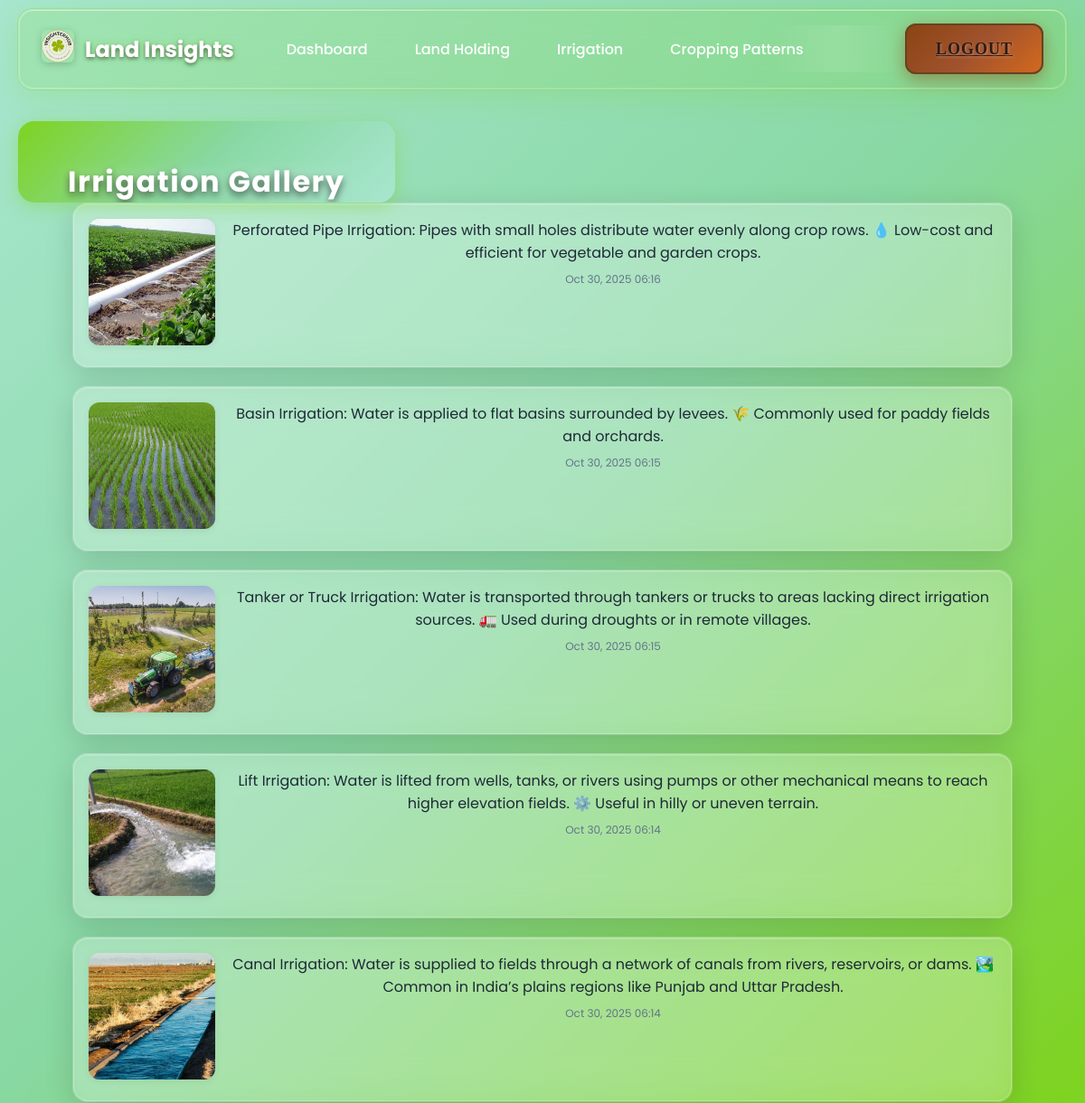
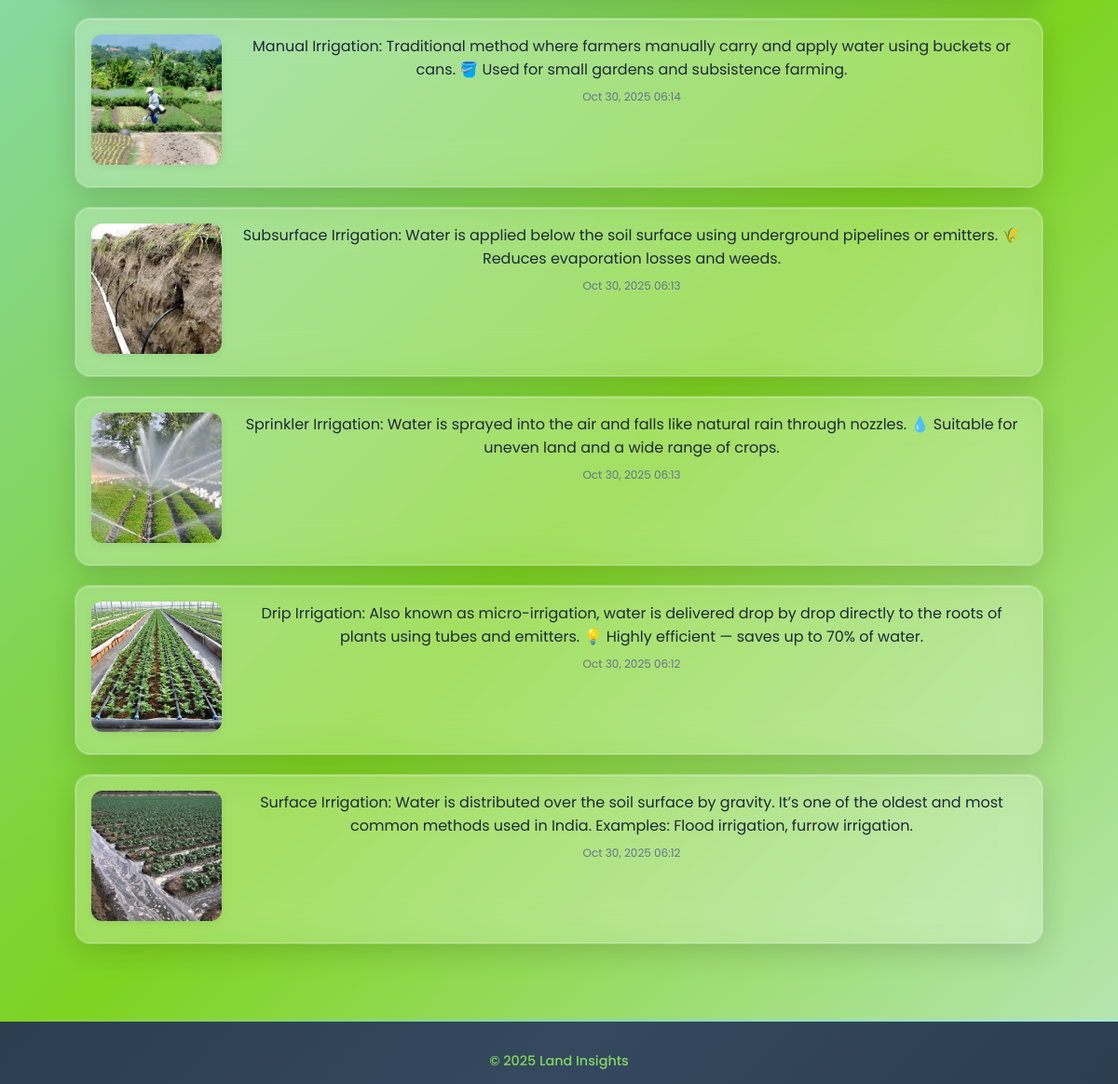
Screenshot of /irrigation/gallery/ with the database file from the repository (2 pictures, top to bottom).
### core/models.py (models this page shows, shortened)
class GalleryItem(models.Model):
    CATEGORY_CHOICES = [
        ("holding", "Land Holding"),
        ("irrigation", "Irrigation"),
        ("cropping", "Cropping"),
    ]
    category = models.CharField(max_length=20, choices=CATEGORY_CHOICES)
    image = models.FileField(upload_to='gallery/')
    description = models.TextField(blank=True)
    created_at = models.DateTimeField(auto_now_add=True)

### core/views.py (the view)
# urls.py: path('<str:category>/gallery/', gallery_view, name='gallery'),
def gallery_view(request, category: str):
    if category not in CATEGORY_TO_TITLE:
        return redirect('index')
    items = GalleryItem.objects.filter(category=category).order_by('-created_at')
    select_mode = request.GET.get('select') == '1'
    return render(request, 'gallery.html', {
        'title': CATEGORY_TO_TITLE[category],
        'items': items,
        'category': category,
        'select_mode': select_mode,
    })

### core/templates/gallery.html (shortened to what this page needs)
{% load static %}
<!DOCTYPE html>
<html lang="en">
<head>
  <link rel="stylesheet" href="{% static 'css/style.css' %}">
  <link rel="stylesheet" href="https://cdnjs.cloudflare.com/ajax/libs/lightbox2/2.11.4/css/lightbox.min.css">
</head>
<body class="dashboard-theme">
  <nav class="navbar">
    <div class="navbar-left">
      <a href="/"><img src="{% static 'images/login.png' %}" alt="Logo" class="navbar-logo"></a>
      <h3>Land Insights</h3>
      <ul>
        <li><a href="/">Dashboard</a></li>
        <li><a href="/holding/">Land Holding</a></li>
        <li><a href="/irrigation/">Irrigation</a></li>
        <li><a href="/cropping/">Cropping Patterns</a></li>
      </ul>
    </div>
    <div class="navbar-right">
      <a href="/logout/" class="map-toggle-btn">Logout</a>
    </div>
  </nav>
  <h2>{{ title }}</h2>
  <div class="dashboard-container">
    <div class="summary-stats" style="margin-top: 0; grid-template-columns: 1fr;">
      {% for item in items %}
      <div class="stat-card" style="padding: 0; overflow: visible;">
        <div class="gallery-row-card">
          <a href="{{ item.image.url }}" data-lightbox="gallery" data-title="{{ item.description|default:'' }}">
            <img class="gallery-row-image" src="{{ item.image.url }}" alt="Gallery Image">
          </a>
          <div class="gallery-row-content">
            <div style="display:flex; align-items:center; gap:8px;">
              <div>{{ item.description|default:"" }}</div>
            </div>
            <div class="gallery-row-meta">{{ item.created_at|date:"M d, Y H:i" }}</div>
          </div>
        </div>
      </div>
      {% empty %}
      <div class="note-card" style="max-width: 600px;">
        <h4>No items yet</h4>
        <p>Gallery is empty. Admins can add images and descriptions.</p>
      </div>
      {% endfor %}
    </div>
  </div>
  <footer class="simple-footer">
    <p>&copy; 2025 Land Insights</p>
  </footer>
</body>
</html>

### core/templates/gallery.html (style rules this page uses)
.gallery-row-card { background: rgba(255, 255, 255, 0.12); backdrop-filter: blur(16px); -webkit-backdrop-filter: blur(16px); border-radius: 16px; border: 1px solid rgba(255, 255, 255, 0.25); box-shadow: 0 8px 32px rgba(0, 0, 0, 0.15), inset 0 1px 0 rgba(255, 255, 255, 0.2); padding: 16px; display: flex; gap: 16px; align-items: flex-start; }
.gallery-row-image { width: 140px; height: 140px; object-fit: cover; border-radius: 12px; flex-shrink: 0; box-shadow: 0 2px 8px rgba(0,0,0,0.08); }
.gallery-row-content { display: flex; flex-direction: column; gap: 8px; flex: 1; color: #1f2937; }
.gallery-row-meta { font-size: 12px; color: #64748b; }

### rows the page displays
GalleryItem: image (picture), description "Perforated Pipe Irrigation: Pipes with small holes distribute water evenly along crop rows. 💧 Low-cost and efficient for vegetable and garden crops.", created_at "Oct 30, 2025 06:16"
GalleryItem: image (picture), description "Basin Irrigation: Water is applied to flat basins surrounded by levees. 🌾 Commonly used for paddy fields and orchards.", created_at "Oct 30, 2025 06:15"
GalleryItem: image (picture), description "Tanker or Truck Irrigation: Water is transported through tankers or trucks to areas lacking direct irrigation sources. 🚛 Used during droughts or in remote villages.", created_at "Oct 30, 2025 06:15"
GalleryItem: image (picture), description "Lift Irrigation: Water is lifted from wells, tanks, or rivers using pumps or other mechanical means to reach higher elevation fields. ⚙️ Useful in hilly or uneven terrain.", created_at "Oct 30, 2025 06:14"
GalleryItem: image (picture), description "Canal Irrigation: Water is supplied to fields through a network of canals from rivers, reservoirs, or dams. 🏞️ Common in India’s plains regions like Punjab and Uttar Pradesh.", created_at "Oct 30, 2025 06:14"
GalleryItem: image (picture), description "Manual Irrigation: Traditional method where farmers manually carry and apply water using buckets or cans. 🪣 Used for small gardens and subsistence farming.", created_at "Oct 30, 2025 06:14"
GalleryItem: image (picture), description "Subsurface Irrigation: Water is applied below the soil surface using underground pipelines or emitters. 🌾 Reduces evaporation losses and weeds.", created_at "Oct 30, 2025 06:13"
GalleryItem: image (picture), description "Sprinkler Irrigation: Water is sprayed into the air and falls like natural rain through nozzles. 💧 Suitable for uneven land and a wide range of crops.", created_at "Oct 30, 2025 06:13"
GalleryItem: image (picture), description "Drip Irrigation: Also known as micro-irrigation, water is delivered drop by drop directly to the roots of plants using tubes and emitters. 💡 Highly efficient — saves up to 70% of water.", created_at "Oct 30, 2025 06:12"
GalleryItem: image (picture), description "Surface Irrigation: Water is distributed over the soil surface by gravity. It’s one of the oldest and most common methods used in India. Examples: Flood irrigation, furrow irrigation.", created_at "Oct 30, 2025 06:12"

### other values shown
{{ title }} "Irrigation Gallery"
